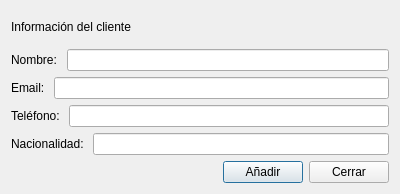
<?xml version="1.0" encoding="UTF-8"?>
<ui version="4.0">
 <class>AniadirCliente</class>
 <widget class="QDialog" name="AniadirCliente">
  <property name="geometry">
   <rect>
    <x>0</x>
    <y>0</y>
    <width>400</width>
    <height>194</height>
   </rect>
  </property>
  <property name="windowTitle">
   <string>Dialog</string>
  </property>
  <layout class="QVBoxLayout" name="verticalLayout">
   <item>
    <widget class="QLabel" name="label">
     <property name="text">
      <string>Información del cliente</string>
     </property>
    </widget>
   </item>
   <item>
    <layout class="QHBoxLayout" name="horizontalLayout">
     <item>
      <widget class="QLabel" name="label_2">
       <property name="text">
        <string>Nombre: </string>
       </property>
      </widget>
     </item>
     <item>
      <widget class="QLineEdit" name="lineEditNombre"/>
     </item>
    </layout>
   </item>
   <item>
    <layout class="QHBoxLayout" name="horizontalLayout_2">
     <item>
      <widget class="QLabel" name="label_3">
       <property name="text">
        <string>Email: </string>
       </property>
      </widget>
     </item>
     <item>
      <widget class="QLineEdit" name="lineEditEmail"/>
     </item>
    </layout>
   </item>
   <item>
    <layout class="QHBoxLayout" name="horizontalLayout_3">
     <item>
      <widget class="QLabel" name="label_4">
       <property name="text">
        <string>Teléfono: </string>
       </property>
      </widget>
     </item>
     <item>
      <widget class="QLineEdit" name="lineEditTelefono"/>
     </item>
    </layout>
   </item>
   <item>
    <layout class="QHBoxLayout" name="horizontalLayout_4">
     <item>
      <widget class="QLabel" name="label_5">
       <property name="text">
        <string>Nacionalidad: </string>
       </property>
      </widget>
     </item>
     <item>
      <widget class="QLineEdit" name="lineEditNacionalidad"/>
     </item>
    </layout>
   </item>
   <item>
    <layout class="QHBoxLayout" name="horizontalLayout_5">
     <item>
      <spacer name="horizontalSpacer">
       <property name="orientation">
        <enum>Qt::Orientation::Horizontal</enum>
       </property>
       <property name="sizeHint" stdset="0">
        <size>
         <width>40</width>
         <height>20</height>
        </size>
       </property>
      </spacer>
     </item>
     <item>
      <widget class="QPushButton" name="pushButtonAniadir">
       <property name="text">
        <string>Añadir</string>
       </property>
       <property name="checkable">
        <bool>false</bool>
       </property>
       <property name="checked">
        <bool>false</bool>
       </property>
       <property name="default">
        <bool>true</bool>
       </property>
      </widget>
     </item>
     <item>
      <widget class="QPushButton" name="pushButtonCerrar">
       <property name="text">
        <string>Cerrar</string>
       </property>
      </widget>
     </item>
    </layout>
   </item>
  </layout>
 </widget>
 <resources/>
 <connections/>
</ui>
